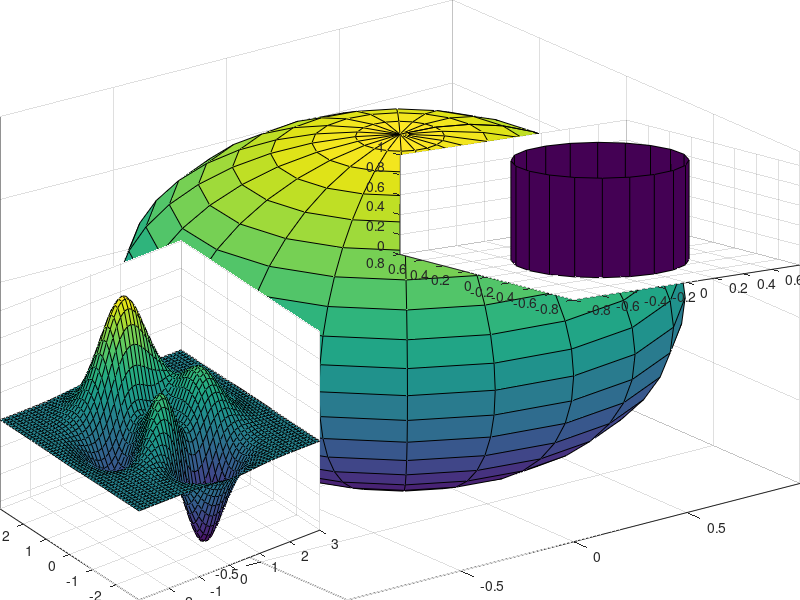

Recreate this plot in MATLAB.
h(1)=axes('Position',[0 0 1 1]); sphere
h(2)=axes('Position',[0 0 .4 .6]); peaks
h(3)=axes('Position',[0.5 0.5 .5 .3]); cylinder([0.5 0.5])